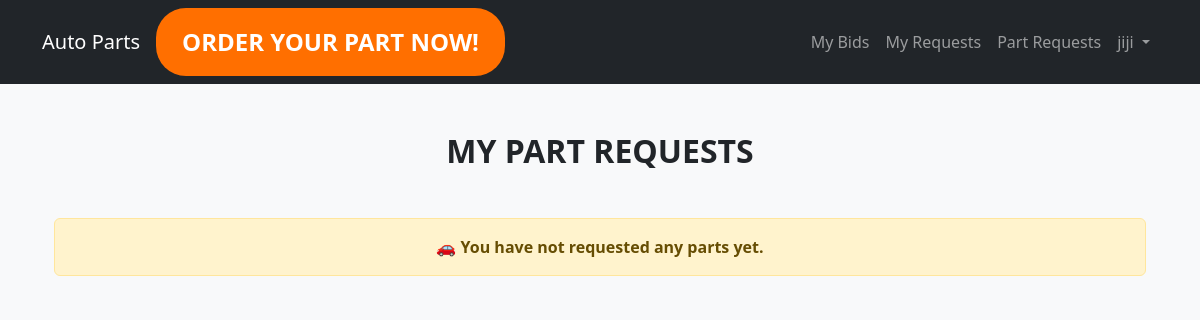
The app's page /my-part-requests/ (signed in), older data.
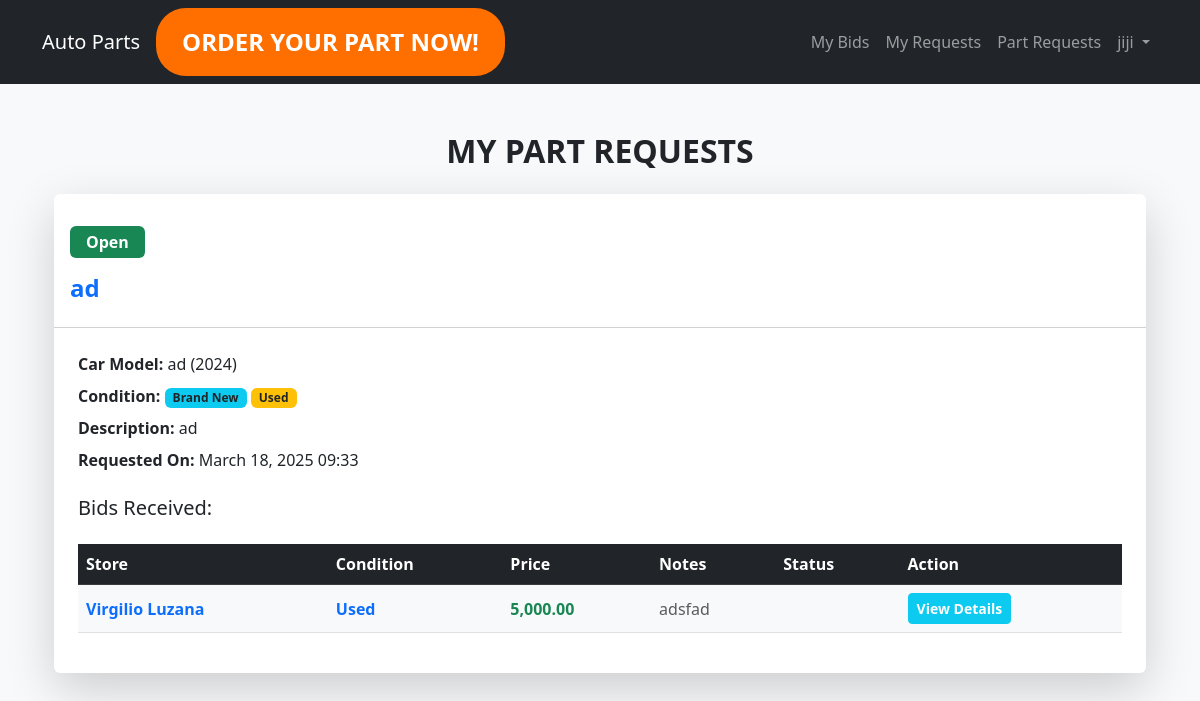
The same page, newer data.
### orders/models.py (models this page shows, shortened)
class Customer(AbstractUser):
    completename = models.CharField(max_length=250 )
    phone_number = models.CharField(max_length=50 )
    address = models.TextField(blank=True, null=True)
    is_store = models.BooleanField(default=False)
    groups = models.ManyToManyField(
        "auth.Group",
        related_name="customer_users",  # Custom related name to avoid conflicts
        blank=True
    )
    user_permissions = models.ManyToManyField(
        "auth.Permission",
        related_name="customer_users_permissions",  # Custom related name
        blank=True
    )

class PartRequest(models.Model):
    brand_new = models.BooleanField(default=True)
    used = models.BooleanField(default=False)
    user = models.ForeignKey(settings.AUTH_USER_MODEL, on_delete=models.CASCADE)
    part_name = models.CharField(max_length=255)
    description = models.TextField()
    qty = models.PositiveIntegerField(default="1")
    image1 = models.ImageField(upload_to="part_images/")
    image2 = models.ImageField(upload_to="part_images/")
    brand = models.CharField(max_length=255, choices=BRAND_CHOICES)
    year = models.PositiveIntegerField()
    car_model = models.CharField(max_length=255)
    created_at = models.DateTimeField(auto_now_add=True)
    status = models.CharField(max_length=10, choices=STATUS_CHOICES, default="Open")
    from django.db import models

class Bid(models.Model):
    part_request = models.ForeignKey("orders.PartRequest", on_delete=models.CASCADE, related_name="bids")
    store = models.ForeignKey(settings.AUTH_USER_MODEL, on_delete=models.CASCADE)
    condition = models.CharField(max_length=10, choices=CONDITION_CHOICES, default="Brand New")
    price = models.DecimalField(max_digits=10, decimal_places=2)
    notes = models.TextField(blank=True, null=True)
    image1 = models.ImageField(upload_to="bid_images/", blank=True, null=True)
    image2 = models.ImageField(upload_to="bid_images/", blank=True, null=True)
    status = models.CharField(max_length=10, choices=BID_STATUS_CHOICES, default="")
    created_at = models.DateTimeField(auto_now_add=True)

### orders/views.py (the view)
# urls.py: path("my-part-requests/", MyPartRequestsView.as_view(), name="my_part_requests"),
@method_decorator(login_required, name="dispatch")
class MyPartRequestsView(ListView):
    model = PartRequest
    template_name = "orders/my_part_requests.html"
    context_object_name = "part_requests"
    def get_queryset(self):
        return PartRequest.objects.filter(user=self.request.user).prefetch_related("bids").order_by("-created_at")

### orders/templates/orders/my_part_requests.html (shortened to what this page needs)
{% extends 'orders/landing.html' %}
{% load humanize %}
{% block content %}
<div class="container mt-5">
    <h2 class="text-center text-uppercase fw-bold">My Part Requests</h2>
    {% for request in part_requests %}
    <div class="card mt-4 shadow-lg border-0">
        <div class="card-header bg-gradient text-white" style="background: linear-gradient(45deg, #007bff, #6610f2);">
            <h5 class="mb-0 fw-bold">{{ request.part_name }} ({{ request.brand }})</h5>
            <span class="badge {% if request.status == 'Open' %}bg-success{% else %}bg-danger{% endif %} px-3 py-2 fs-6">
                {{ request.status }}
            </span>
            <p><h4 class="text-primary fw-bold">{{ request.part_name }} </h4></p>
        </div>
        <div class="card-body p-4">
            <p class="mb-2"><strong>Car Model:</strong> {{ request.car_model }} ({{ request.year }})</p>
            <p class="mb-2"><strong>Condition:</strong>
                {% if request.brand_new %} <span class="badge bg-info text-dark px-2 py-1">Brand New</span> {% endif %}
                {% if request.used %} <span class="badge bg-warning text-dark px-2 py-1">Used</span> {% endif %}
            </p>
            <p class="mb-2"><strong>Description:</strong> {{ request.description }}</p>
            <p class="mb-2"><strong>Requested On:</strong> {{ request.created_at|date:"F d, Y H:i" }}</p>
            <h5 class="mt-4">Bids Received:</h5>
            {% if request.bids.all %}
            <div class="table-responsive">
                <table class="table table-hover align-middle mt-3">
                    <thead class="table-dark">
                        <tr>
                            <th>Store</th>
                            <th>Condition</th>
                            <th>Price</th>
                            <th>Notes</th>
                            <th>Status</th>
                            <th>Action</th>
                        </tr>
                    </thead>
                    <tbody>
                        {% for bid in request.bids.all %}
                        <tr class="table-light">
                            <td class="fw-bold text-primary">{{ bid.store.completename }}</td>
                            <td class="fw-bold text-primary">{{ bid.condition }}</td>
                            <td class="fw-bold text-success">{{ bid.price|floatformat:2|intcomma }}</td>
                            <td class="text-muted">{{ bid.notes }}</td>
                            <td class="text-muted">{{ bid.status }}</td>
                            <td>
                                <a href="{% url 'bid_detail' bid.id %}" class="btn btn-info btn-sm text-white fw-bold">
                                    View Details
                                </a>
                            </td>
                        </tr>
                        {% endfor %}
                    </tbody>
                </table>
            </div>
            {% else %}
            <p class="text-muted text-center">No bids received yet.</p>
            {% endif %}
        </div>
    </div>
{% empty %}
    <div class="alert alert-warning text-center mt-5 fw-bold">
        🚗 You have not requested any parts yet.
    </div>
{% endfor %}
</div>
{% endblock %}

### orders/templates/orders/landing.html (shortened to what this page needs)
<!DOCTYPE html>
<html lang="en">
<head>
    <link href="https://cdn.jsdelivr.net/npm/bootstrap@5.3.0/dist/css/bootstrap.min.css" rel="stylesheet">
</head>
<body>
<nav class="navbar navbar-expand-lg navbar-dark bg-dark">
    <div class="container">
        <a class="navbar-brand" href="{% url 'home' %}">Auto Parts</a>
        <a href="{% url 'order_part' %}" class="btn btn-custom">Order Your Part Now!</a>
        <div class="collapse navbar-collapse" id="navbarNav">
            <ul class="navbar-nav ms-auto">
                <li class="nav-item"><a class="nav-link" href="{% url 'store_bids' %}">My Bids</a></li>
                <li class="nav-item"><a class="nav-link" href="{% url 'my_part_requests' %}">My Requests</a></li>
                <li class="nav-item"><a class="nav-link" href="{% url 'part_request_list' %}">Part Requests</a></li>
                {% if user.is_authenticated %}
                    <li class="nav-item dropdown">
                        <a class="nav-link dropdown-toggle" href="#" id="userDropdown" role="button" data-bs-toggle="dropdown">
                            {{ user.username }}
                        </a>
                    </li>
                {% else %}
                    <li class="nav-item"><a class="nav-link btn btn-secondary" href="{% url 'register' %}">Sign Up</a></li>
                {% endif %}
            </ul>
        </div>
    </div>
</nav>
<main class="container mt-4">
    {% block content %}
    {% endblock %}
</main>
</body>
</html>

### orders/templates/orders/landing.html (style rules this page uses)
body { background-color: #f8f9fa; }
.btn-custom { background-color: #ff6f00; color: white; border-radius: 30px; padding: 15px 25px; font-size: 1.5rem; font-weight: bold; text-transform: uppercase; transition: background 0.3s ease; }

Row changes from the older to the newer data that the page shows:
added PartRequest: status "Open", part_name "ad", car_model "ad", year "2024", brand_new "Brand New", used "Used", description "ad", created_at "March 18, 2025 09:33"
added Bid: store.completename "Virgilio Luzana", condition "Used", price "5,000.00", notes "adsfad"
Text that changed along with them:
text no longer shown: "🚗 You have not requested any parts yet."
